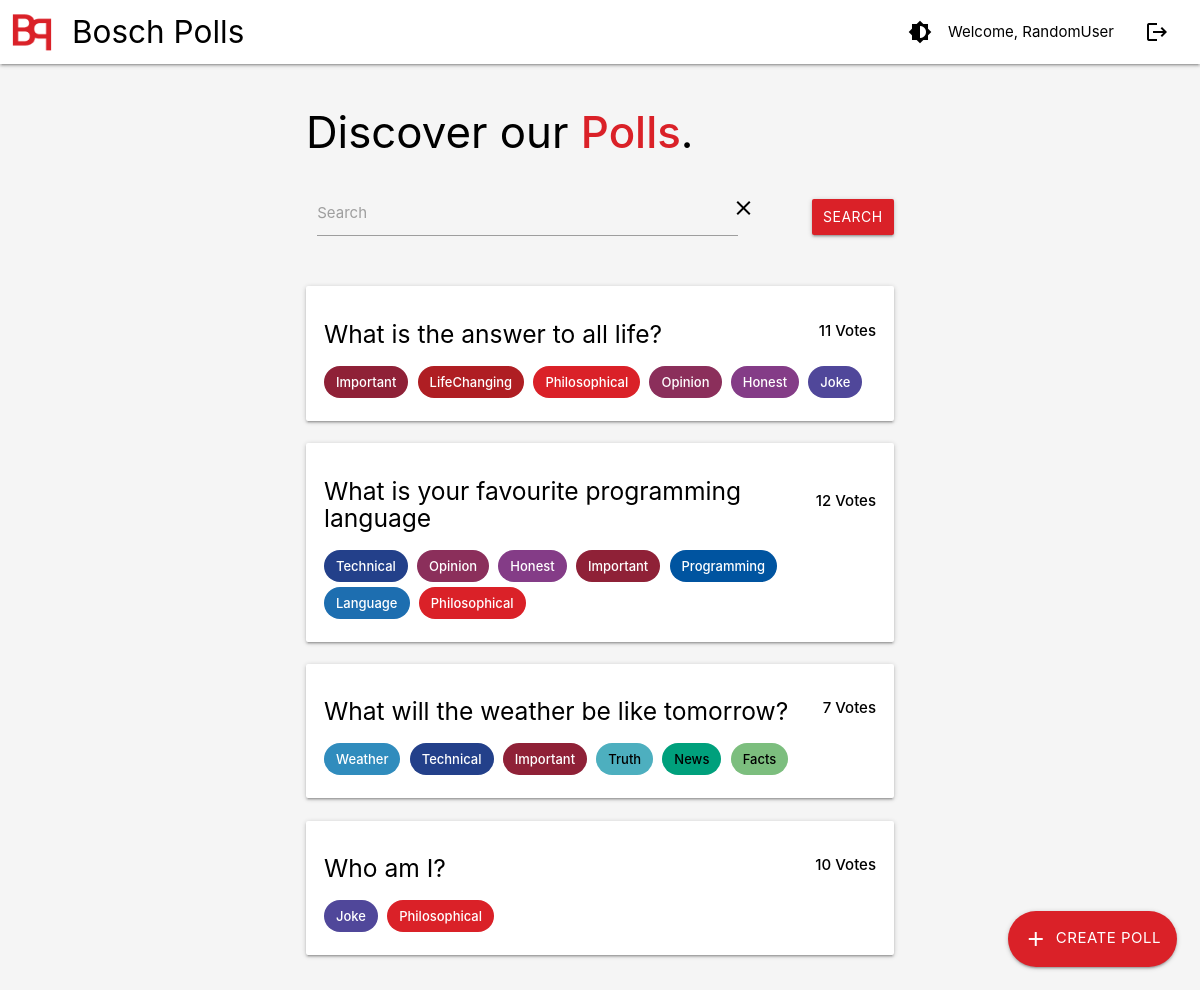
The page / (signed in) on the database its author committed.
### polls/models.py (models this page shows, shortened)
class Poll(models.Model):
    creator = models.ForeignKey(User, on_delete=models.CASCADE)
    question = models.CharField(max_length=240)
    start_date = models.DateField(default=date.today)
    end_date = models.DateField(null=True, blank=True)
    def get_tags(self):
        tags = []
        for tag in self.tag_set.all():
            tags.append({
                "name": tag.name,
                "color": tag.color % 15 + 1
            })
        return tags
    @admin.display(
        description="votes"
    )
    def count_votes(self):
        return sum(map(lambda e: e.count_votes(), self.pollanswer_set.all()))
    @admin.display(
        boolean=True,
        description="Still Available?"
    )
    def is_still_available(self):
        now = date.today()
        start_in_past = self.start_date <= now
        end_in_future = self.end_date is None or now <= self.end_date
        return start_in_past and end_in_future

class Tag(models.Model):
    name = models.CharField(max_length=100)
    color = models.IntegerField()
    polls = models.ManyToManyField(Poll, blank=True)

### polls/views.py (the view)
# urls.py: path('', views.home_page_view, name='home'),
def home_page_view(request):
    search_term = request.GET.get("search") or ""
    poll_objs = Poll.objects.filter(Q(question__icontains=search_term) | Q(tag__name__icontains=search_term)).distinct()
    poll_objs = filter(lambda e: e.is_still_available(), poll_objs)
    context = {"polls": [], "search_term": search_term}
    for i, item in enumerate(poll_objs):
        context["polls"].append({
            "id": item.id,
            "color_index": i % 15 + 1,
            "question": item.question,
            "tags": item.get_tags(),
            "votes": item.count_votes()
        })
    return render(request, "overview_polls.html", context)

### polls/models.py (called while the page is built)
    @admin.display(
        description="votes"
    )
    def count_votes(self):
        return self.user_votes.all().count()

### templates/overview_polls.html
{% extends 'base.html' %}
{% block content %}
<div class="container">
    <h3>Discover our <strong class="text-primary">Polls</strong>.</h3>
    <form class="row search-bar" method="get">
            <div class="input-field col with-prefix">
                <a href="." class="prefix"><i class="material-icons">clear</i></a>
                <input style="width: 94%" id="icon_prefix" type="text" autofocus name="search" value="{{search_term}}">
                <label for="icon_prefix">Search</label>
            </div>
            <button class="col waves-effect waves-light btn primary" type="submit" value="search">
                Search
            </button>
    </form>
    <div class="row">
        {% for poll in polls %}
        <a href="{% url 'polls' poll.id %}">
            <div class="card col c{{poll.color_index}}-card" style="width: 100%">
                <div class="card-header">
                    <h5>{{poll.question}}</h5>
                    <strong>{{poll.votes}} Vote{{poll.votes|pluralize}}</strong>
                </div>
                <div class="tag-holder">
                    {% for tag in poll.tags %}
                    <div class="chip c{{tag.color}}">
                        {{tag.name}}
                    </div>
                    {% endfor %}
                </div>
            </div>
        </a>
        {% endfor %}
    </div>
</div>
{% endblock %}

### templates/base.html (shortened to what this page needs)
<!doctype html>
<html lang="en">
{% load static %}
<head>
    <link rel="stylesheet" href="{% static '/css/materialize.min.css' %}">
    <link rel="stylesheet" href="{% static '/css/base_variables.css' %}">
    <link rel="stylesheet" href="{% static '/css/base.css' %}">
    <link rel="stylesheet" href="{% static '/css/colors.css' %}">
    <link rel="stylesheet" href="{% static '/css/material_override.css' %}">
</head>
<body>
<nav>
    <div class="nav-wrapper">
        <a href="{% url 'home' %}" class="brand-logo">
            <img src="{% static 'img/bp_logo.png' %}" alt="logo">
            <p id="logo-text">Bosch Polls</p>
        </a>
        <ul id="nav-mobile" class="right hide-on-med-and-down">
            <li><i class="material-icons waves-effect waves-primary btn-flat" onclick="toggle_dark_mode()"
                   style="color: var(--color-on-background);">brightness_medium</i></li>
            {% if not user.is_authenticated %}
            <li><a href="{% url 'login' %}" class="waves-effect waves-primary btn-flat">Log in</a></li>
            <li><a href="{% url 'signup' %}" class="waves-effect waves-light btn primary">Sign up</a></li>
            {% else %}
            <li class="username"><span>Welcome, {{user.username}}</span><a href="{% url 'login'%}"><i
                    class="material-icons">logout</i></a></li>
            {% endif %}
        </ul>
    </div>
</nav>
<main>
    <div class="container" style="padding-top: var(--space-large)">
    {% block content %}
    {% endblock %}
</main>
<div class="fixed-action-btn">
    <a href="{% url 'create-poll' %}" class="btn-floating btn-large primary btn-extended">
        <i class="large material-icons">add</i>
        <span>Create Poll</span>
    </a>
</div>
</body>
</html>

### static/css/base_variables.css (style rules this page uses)
:root { --height_toolbar: 64px; --space-tiny: 4px; --space-small: 8px; --space-large: 16px; --space-extreme: 32px; --padding-title: 72px; --dist-card-move: 30px; --border-width: 2px; --color-disabled: #d2d2d2; --color-on-primary: #FFF; --color-on-background-dark: #FFF; --color-surface-dark: #2a2a2a; --color-surface-darker-dark: #242424; --color-background-dark: #1d1d1d; --color-on-background: #000; --color-surface: #FFF; --color-surface-darker: #FCFCFC; --color-background: #F5F5F5; --color-error: #8e0509; --color-on-error: #FFF; --color-primary: #DA2128; --color-primary-ripple: rgba(218, 33, 40, 0.7); }

### static/css/base.css (style rules this page uses)
* { color: var(--color-on-background); }
a { color: var(--color-on-background) !important; }
body { background-color: var(--color-background); }
nav { background-color: var(--color-surface); }
label { pointer-events: none; }
.brand-logo img { height: 48px; margin: 8px; }
.primary { color: var(--color-on-primary) !important; background-color: var(--color-primary) !important; }
.primary i { color: var(--color-on-primary); }
.text-primary { color: var(--color-primary) !important; }
.search-bar { display: flex; align-items: center; flex-direction: row; }
.input-field { padding: 0 .75rem; }
.username { display: flex; flex-direction: row; justify-content: center; margin-right: var(--space-large); }
.username span { margin-right: var(--space-large); }
.card { padding: var(--space-large) !important; -webkit-transition: all 0.2s ease-in-out; transition: all 0.2s ease-in-out; border: transparent solid var(--border-width); background-color: var(--color-surface); }
.card-header { display: flex; align-items: center; flex-direction: row; justify-content: space-between; }
.card-header strong { white-space: nowrap; }
.tag-holder { margin-top: var(--space-small); }
.tag-holder * { -moz-user-select: none; -ms-user-select: none; -webkit-user-select: none; user-select: none; }
.input-field.with-prefix { width: 80%; margin-right: auto; }
.prefix { cursor: pointer; }
.input-field.with-prefix .prefix { right: 0; transform: translateY(-10px); }
.btn-extended span { margin-left: var(--space-small); color: var(--color-on-primary); }
.btn-extended { display: flex; flex-direction: row; justify-content: center; width: inherit !important; padding-right: var(--space-large) !important; padding-left: var(--space-large) !important; border-radius: 56px !important; }
#logo-text { display: none; margin-left: var(--padding-title); }
@media only screen and (min-width: 615px) { .brand-logo img { position: absolute; transform: translateX(0px); } }
@media only screen and (min-width: 615px) { #logo-text { display: inline; } }

### static/css/material_override.css (style rules this page uses)
.input-field .prefix ~ input, .input-field .prefix ~ textarea, .input-field .prefix ~ label, .input-field .prefix ~ .validate ~ label, .input-field .prefix ~ .helper-text, .input-field .prefix ~ .autocomplete-content { width: 100%; margin-left: 0; }
.input-field .prefix ~ label { margin-left: 0; }
.material-icons.btn-flat { text-transform: inherit; }

### rows shown on the page
Poll: question "What is the answer to all life?"
Tag: name "Important" "Important" "Important"
Tag: name "LifeChanging"
Tag: name "Philosophical" "Philosophical" "Philosophical"
Tag: name "Opinion" "Opinion"
Tag: name "Honest" "Honest"
Tag: name "Joke" "Joke"
Poll: question "What is your favourite programming language"
Tag: name "Technical" "Technical"
Tag: name "Programming"
Tag: name "Language"
Poll: question "What will the weather be like tomorrow?"
Tag: name "Weather"
Tag: name "Truth"
Tag: name "News"
Tag: name "Facts"
Poll: question "Who am I?"

### other values the page prints
{{ user.username }} "RandomUser"
{{ poll.votes }} "11" "12" "7" "10"
